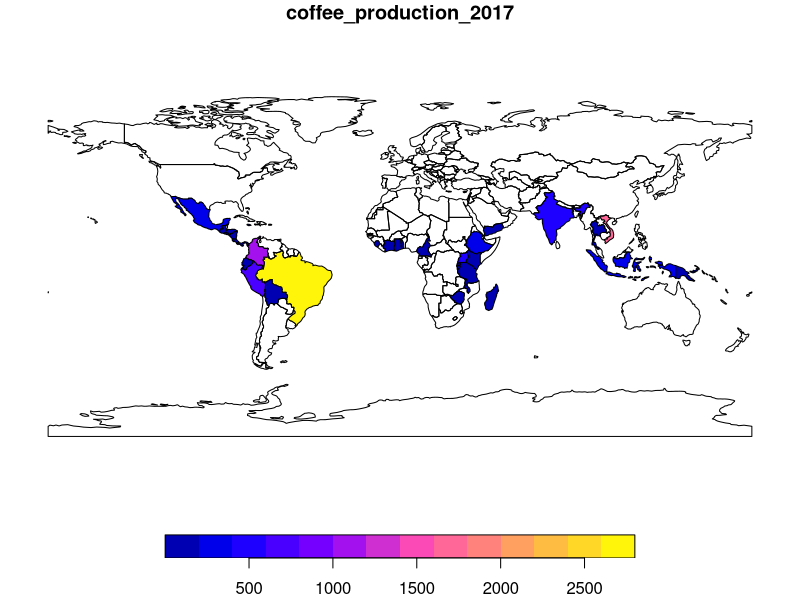

This figure's R source:
library(sf)
library(raster)
library(dplyr)
library(stringr) # for working with strings (pattern matching)

library(spData)

methods(class = "sf") # methods for sf objects, first 12 shown

dim(world) # it is a 2 dimensional object, with rows and columns
#> [1] 177  11
nrow(world) # how many rows?
#> [1] 177
ncol(world) # how many columns?
#> [1] 11

sel_area = world$area_km2 < 10000
summary(sel_area) # a logical vector
#>    Mode   FALSE    TRUE 
#> logical     170       7
small_countries = world[sel_area, ]

world_agg1 = aggregate(pop ~ continent, FUN = sum, data = world, na.rm = TRUE)
class(world_agg1)
#> [1] "data.frame"

world_agg2 = aggregate(world["pop"], by = list(world$continent),
                       FUN = sum, na.rm = TRUE)
class(world_agg2)

world %>%
  group_by(continent) %>%
  summarise(pop = sum(pop, na.rm = T)) %>%
  arrange(desc(pop)) %>%
  slice(1:3) %>%
  st_drop_geometry()

world_coffee = left_join(world, coffee_data)
class(world_coffee)

names(world_coffee)
plot(world_coffee["coffee_production_2017"])
